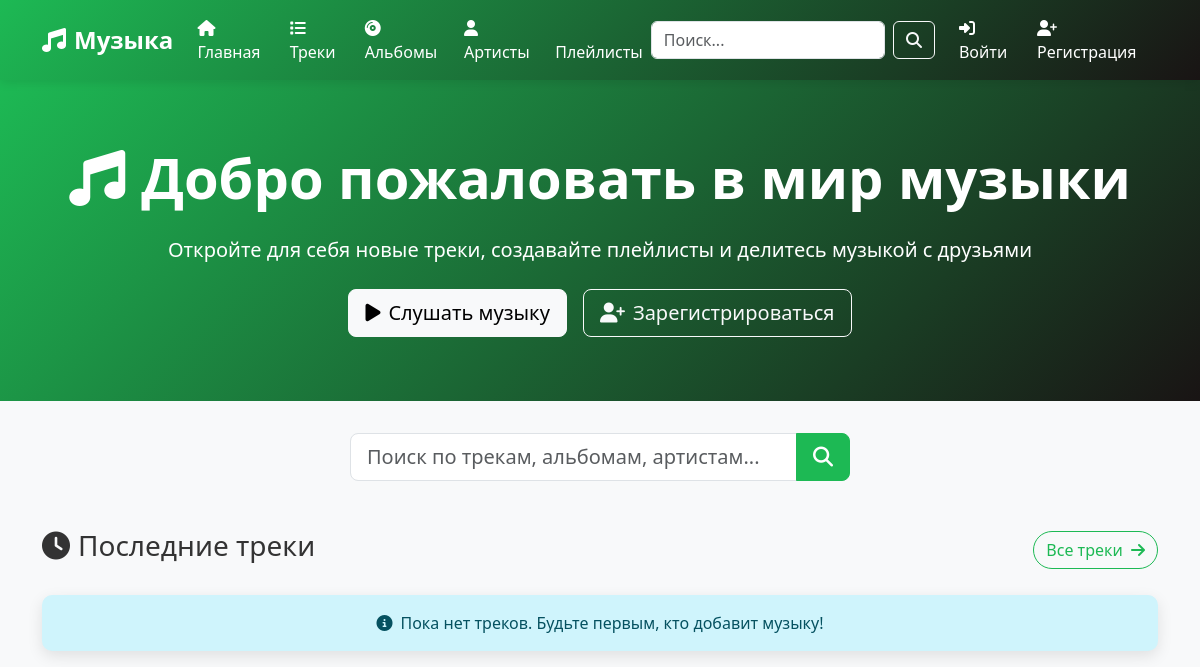
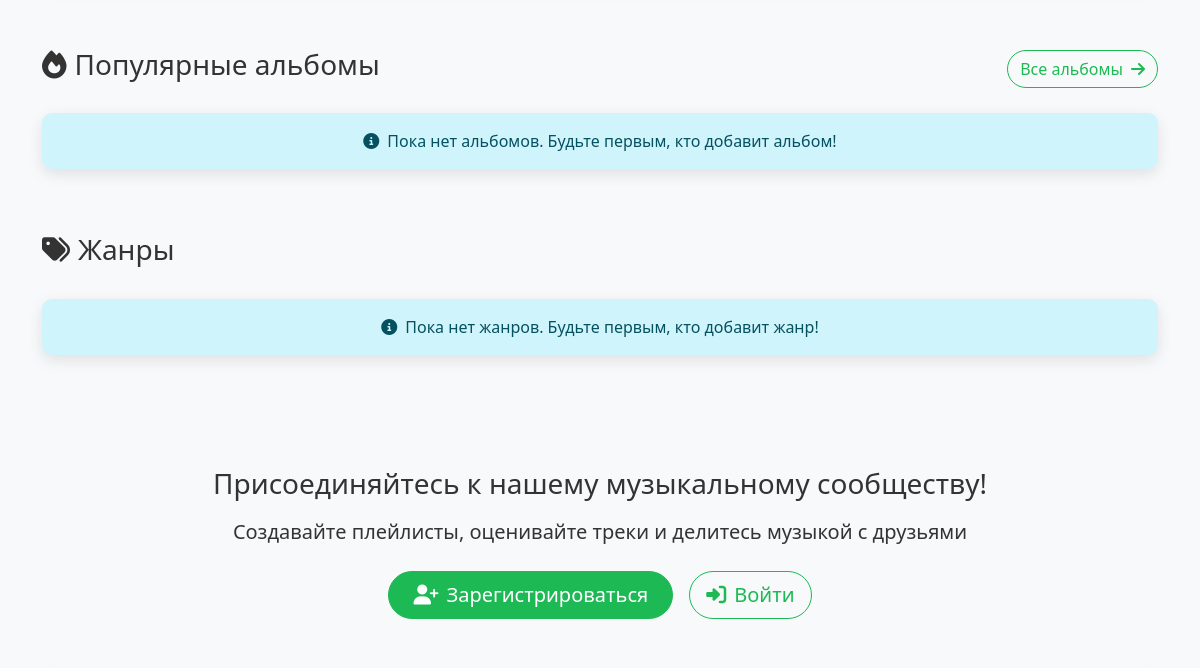
Before: / (upper part) with the older database file (2 pictures, top to bottom).
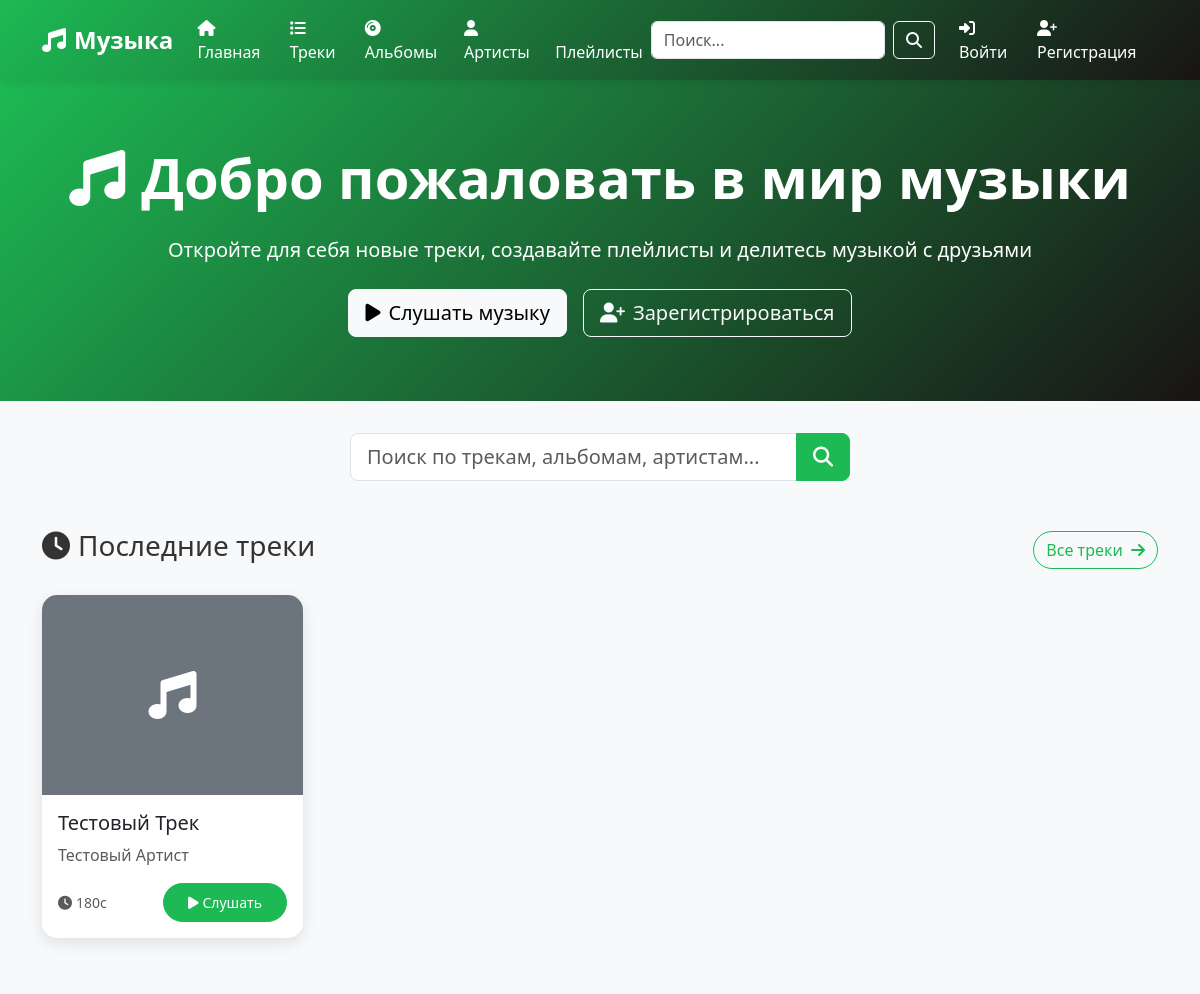
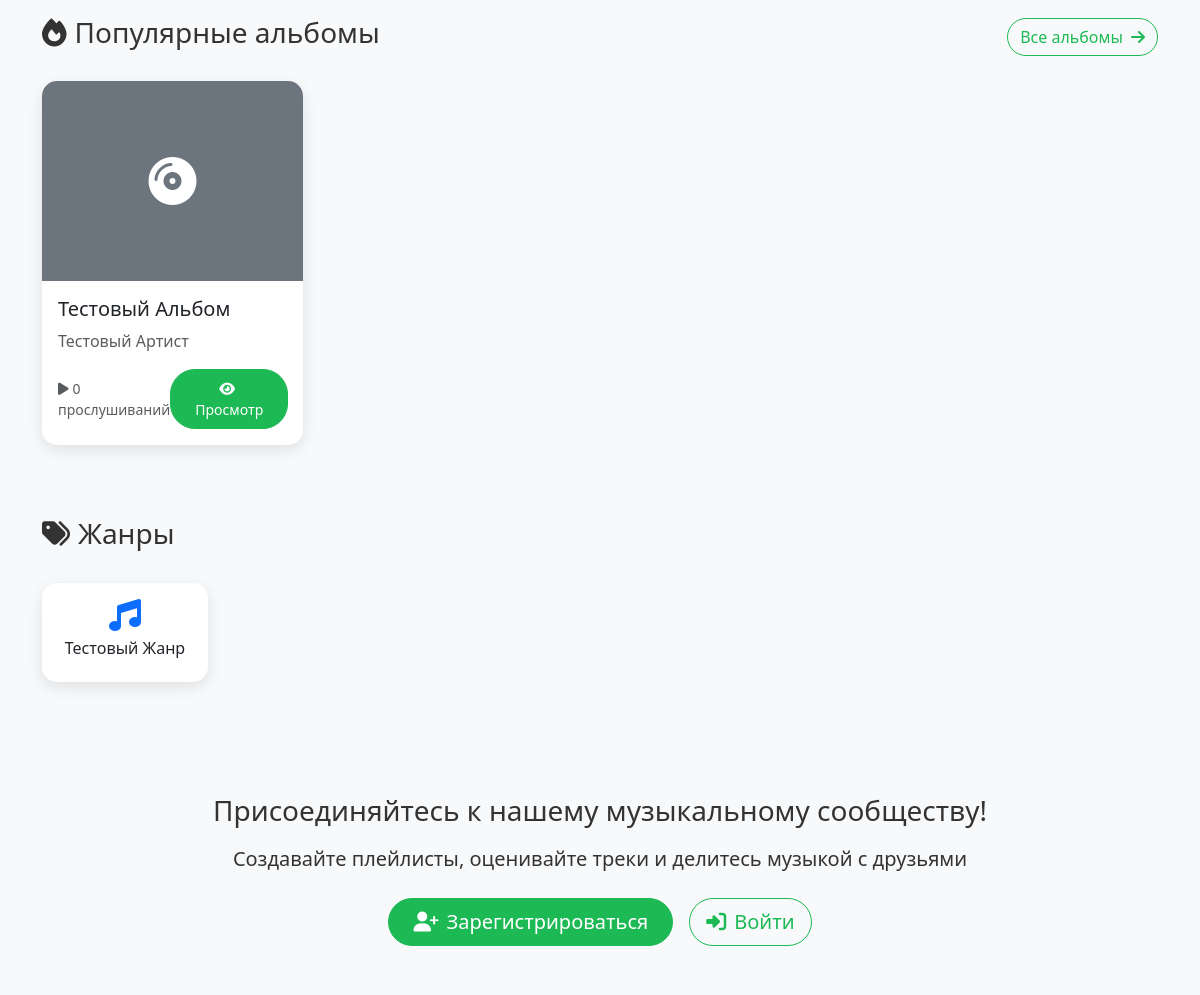
After: the same page with the newer database file (2 pictures, top to bottom).
### music/models.py (models this page shows, shortened)
class Track(models.Model):
    id = models.UUIDField(primary_key=True, default=uuid.uuid4, editable=False)
    name = models.CharField(max_length=200, verbose_name='Название трека')
    album = models.ForeignKey(Album, on_delete=models.CASCADE, verbose_name='Альбом', null=True, blank=True)
    duration = models.PositiveIntegerField(verbose_name='Продолжительность (в секундах)', null=True, blank=True)
    file = models.FileField(upload_to='tracks/', verbose_name='Файл трека', null=True, blank=True)
    play_count = models.PositiveIntegerField(default=0, verbose_name='Количество прослушиваний')
    genres = models.ManyToManyField(Genre, through='TrackGenre', verbose_name='Жанры')
    class Meta:
        db_table = 'трек'
        verbose_name = 'Трек'
        verbose_name_plural = 'Треки'

class Album(models.Model):
    id = models.UUIDField(primary_key=True, default=uuid.uuid4, editable=False)
    name = models.CharField(max_length=200, verbose_name='Название альбома')
    group = models.ForeignKey(Group, on_delete=models.CASCADE, null=True, blank=True, verbose_name='Группа')
    artist = models.ForeignKey(Artist, on_delete=models.CASCADE, null=True, blank=True, verbose_name='Артист')
    release_date = models.DateField(verbose_name='Дата выпуска')
    photo_url = models.URLField(max_length=500, null=True, blank=True, verbose_name='URL фото')
    play_count = models.PositiveIntegerField(default=0, verbose_name='Количество прослушиваний')
    class Meta:
        db_table = 'альбомы'
        verbose_name = 'Альбом'
        verbose_name_plural = 'Альбомы'

class Artist(models.Model):
    id = models.UUIDField(primary_key=True, default=uuid.uuid4, editable=False)
    name = models.CharField(max_length=200, verbose_name='Имя артиста')
    avatar_url = models.URLField(max_length=500, null=True, blank=True, verbose_name='URL аватара')
    biography = models.TextField(blank=True, verbose_name='Биография')
    class Meta:
        db_table = 'артисты'
        verbose_name = 'Артист'
        verbose_name_plural = 'Артисты'

class Genre(models.Model):
    id = models.UUIDField(primary_key=True, default=uuid.uuid4, editable=False)
    name = models.CharField(max_length=100, unique=True, verbose_name='Название жанра')
    class Meta:
        db_table = 'жанры'
        verbose_name = 'Жанр'
        verbose_name_plural = 'Жанры'

### music/views.py (the view)
# urls.py: 2. Add a URL to urlpatterns:  path('', views.home, name='home')
def home(request):
    latest_tracks = Track.objects.select_related('album', 'album__artist', 'album__group').order_by('-id')[:8]
    popular_albums = Album.objects.select_related('artist', 'group').order_by('-play_count')[:4]
    genres = Genre.objects.all()[:6]
    context = {
        'latest_tracks': latest_tracks,
        'popular_albums': popular_albums,
        'genres': genres,
    }
    return render(request, 'music/home.html', context)

### music/templates/music/home.html (shortened to what the changed rows need)
{% extends 'music/base.html' %}
{% block content %}
<section class="hero-section">
    <div class="container text-center">
        <h1 class="display-4 fw-bold mb-4">
            <i class="fas fa-music me-3"></i>Добро пожаловать в мир музыки
        </h1>
    </div>
</section>
<div class="container">
    <section class="mb-5">
        <div class="d-flex justify-content-between align-items-center mb-4">
            <h2 class="h3">
                <i class="fas fa-clock me-2"></i>Последние треки
            </h2>
        </div>
        <div class="row">
            {% for track in latest_tracks %}
                <div class="col-lg-3 col-md-4 col-sm-6 mb-4">
                    <div class="card h-100">
                        {% if track.album.photo_url %}
                            <img src="{{ track.album.photo_url }}" class="card-img-top" alt="{{ track.name }}">
                        {% else %}
                            <div class="card-img-top bg-secondary d-flex align-items-center justify-content-center">
                                <i class="fas fa-music fa-3x text-white"></i>
                            </div>
                        {% endif %}
                        <div class="card-body d-flex flex-column">
                            <h5 class="card-title">{{ track.name }}</h5>
                            <p class="card-text text-muted">
                                {% if track.album.artist %}
                                    {{ track.album.artist.name }}
                                {% elif track.album.group %}
                                    {{ track.album.group.name }}
                                {% endif %}
                            </p>
                            <div class="mt-auto">
                                <div class="d-flex justify-content-between align-items-center">
                                    <small class="text-muted">
                                        <i class="fas fa-clock me-1"></i>{{ track.duration|floatformat:0 }}с
                                    </small>
                                    <a href="{% url 'music:track_detail' track.pk %}" class="btn btn-primary btn-sm">
                                        <i class="fas fa-play me-1"></i>Слушать
                                    </a>
                                </div>
                            </div>
                        </div>
                    </div>
                </div>
            {% empty %}
                <div class="col-12 text-center">
                    <div class="alert alert-info">
                        <i class="fas fa-info-circle me-2"></i>Пока нет треков. Будьте первым, кто добавит музыку!
                    </div>
                </div>
            {% endfor %}
        </div>
    </section>
    <section class="mb-5">
        <div class="d-flex justify-content-between align-items-center mb-4">
            <h2 class="h3">
                <i class="fas fa-fire me-2"></i>Популярные альбомы
            </h2>
        </div>
        <div class="row">
            {% for album in popular_albums %}
                <div class="col-lg-3 col-md-4 col-sm-6 mb-4">
                    <div class="card h-100">
                        {% if album.photo_url %}
                            <img src="{{ album.photo_url }}" class="card-img-top" alt="{{ album.name }}">
                        {% else %}
                            <div class="card-img-top bg-secondary d-flex align-items-center justify-content-center">
                                <i class="fas fa-compact-disc fa-3x text-white"></i>
                            </div>
                        {% endif %}
                        <div class="card-body d-flex flex-column">
                            <h5 class="card-title">{{ album.name }}</h5>
                            <p class="card-text text-muted">
                                {% if album.artist %}
                                    {{ album.artist.name }}
                                {% elif album.group %}
                                    {{ album.group.name }}
                                {% endif %}
                            </p>
                            <div class="mt-auto">
                                <div class="d-flex justify-content-between align-items-center">
                                    <small class="text-muted">
                                        <i class="fas fa-play me-1"></i>{{ album.play_count }} прослушиваний
                                    </small>
                                    <a href="{% url 'music:album_detail' album.pk %}" class="btn btn-primary btn-sm">
                                        <i class="fas fa-eye me-1"></i>Просмотр
                                    </a>
                                </div>
                            </div>
                        </div>
                    </div>
                </div>
            {% empty %}
                <div class="col-12 text-center">
                    <div class="alert alert-info">
                        <i class="fas fa-info-circle me-2"></i>Пока нет альбомов. Будьте первым, кто добавит альбом!
                    </div>
                </div>
            {% endfor %}
        </div>
    </section>
    <section class="mb-5">
        <div class="d-flex justify-content-between align-items-center mb-4">
            <h2 class="h3">
                <i class="fas fa-tags me-2"></i>Жанры
            </h2>
        </div>
        <div class="row">
            {% for genre in genres %}
                <div class="col-lg-2 col-md-3 col-sm-4 col-6 mb-3">
                    <a href="{% url 'music:track_list' %}?genre={{ genre.name }}" class="text-decoration-none">
                        <div class="card text-center h-100">
                            <div class="card-body">
                                <i class="fas fa-music fa-2x text-primary mb-2"></i>
                                <h6 class="card-title">{{ genre.name }}</h6>
                            </div>
                        </div>
                    </a>
                </div>
            {% empty %}
                <div class="col-12 text-center">
                    <div class="alert alert-info">
                        <i class="fas fa-info-circle me-2"></i>Пока нет жанров. Будьте первым, кто добавит жанр!
                    </div>
                </div>
            {% endfor %}
        </div>
    </section>
</div>
{% endblock %}

Changed rows visible on the page:
added Track: name "Тестовый Трек", album.artist.name "Тестовый Артист", duration "180"
added Album: name "Тестовый Альбом", artist.name "Тестовый Артист", play_count "0"
added Genre: name "Тестовый Жанр"
Other visible differences:
text no longer shown: "Пока нет треков. Будьте первым, кто добавит музыку! Пока нет альбомов. Будьте первым, кто добавит альбом! Пока нет жанров. Будьте первым, кто добавит жанр!"
